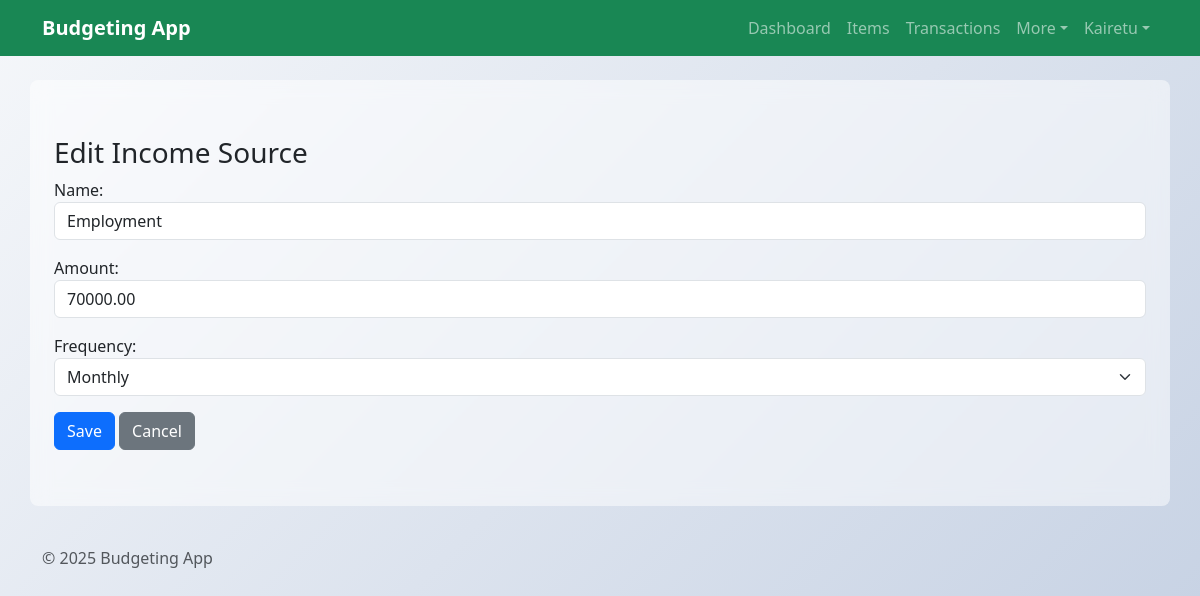
The page /BudgetingApp/incomes/1/edit/ (signed in) on the database its author committed.
### BudgetingApp/models.py (models this page shows, shortened)
class IncomeSource(models.Model):
    owner = models.ForeignKey(settings.AUTH_USER_MODEL, on_delete=models.CASCADE, null=True, blank=True, related_name='income_sources')
    name = models.CharField(max_length=100)
    amount = models.DecimalField(max_digits=10, decimal_places=2)
    frequency = models.CharField(max_length=50, choices=[
        ('daily', 'Daily'),
        ('weekly', 'Weekly'),
        ('monthly', 'Monthly'),
        ('yearly', 'Yearly')
    ])

### BudgetingApp/views.py (the view)
# urls.py: path('incomes/<int:pk>/edit/', views.IncomeSourceUpdateView.as_view(), name='incomesource-edit'),
class IncomeSourceUpdateView(LoginRequiredMixin, UpdateView):
    model = IncomeSource
    form_class = IncomeSourceForm
    template_name = 'BudgetingApp/IncomeSource_form.html'
    success_url = reverse_lazy('incomesource-list')
    def get_queryset(self):
        return IncomeSource.objects.filter(owner=self.request.user)

### BudgetingApp/forms.py
class IncomeSourceForm(forms.ModelForm):
    class Meta:
        model = IncomeSource
        fields = ['name', 'amount', 'frequency']
        widgets = {
            'name': forms.TextInput(attrs={'class': 'form-control'}),
            'amount': forms.NumberInput(attrs={'class': 'form-control', 'step': '0.01'}),
            'frequency': forms.Select(attrs={'class': 'form-select'}),
        }

### BudgetingApp/templates/BudgetingApp/IncomeSource_form.html (shortened to what this page needs)
{% extends 'BudgetingApp/base.html' %}
{% block content %}
<div class="container py-4">
  <h3>{% if object %}Edit{% else %}Add{% endif %} Income Source</h3>
  <form method="post">{% csrf_token %}
    <div class="mb-3">{{ form.name.label_tag }}{{ form.name }}</div>
    <div class="mb-3">{{ form.amount.label_tag }}{{ form.amount }}</div>
    <div class="mb-3">{{ form.frequency.label_tag }}{{ form.frequency }}</div>
    <button type="submit" class="btn btn-primary">Save</button>
    <a href="{% url 'incomesource-list' %}" class="btn btn-secondary">Cancel</a>
  </form>
</div>
{% endblock %}

### BudgetingApp/templates/BudgetingApp/base.html (shortened to what this page needs)
{% load static %}
<!DOCTYPE html>
<html lang="en">
  <head>
    <link
      href="https://cdn.jsdelivr.net/npm/bootstrap@5.3.2/dist/css/bootstrap.min.css"
      rel="stylesheet"
    />
  </head>
  <body>
    <nav class="navbar navbar-expand-lg navbar-dark bg-success">
      <div class="container">
        <a class="navbar-brand fw-bold" href="{% url 'budget_home' %}"
          >Budgeting App</a
        >
        <div class="collapse navbar-collapse" id="navCollapse">
          <ul class="navbar-nav ms-auto">
            <li class="nav-item">
              <a class="nav-link" href="{% url 'budget_home' %}">Dashboard</a>
            </li>
            <li class="nav-item">
              <a class="nav-link" href="{% url 'budgetitem-list' %}">Items</a>
            </li>
            <li class="nav-item">
              <a class="nav-link" href="{% url 'transaction-list' %}"
                >Transactions</a
              >
            </li>
            <li class="nav-item dropdown">
              <a
                class="nav-link dropdown-toggle"
                href="#"
                id="moreMenu"
                role="button"
                data-bs-toggle="dropdown"
                aria-expanded="false"
                >More</a
              >
            </li>
            {% if user.is_authenticated %}
            <li class="nav-item dropdown">
              <a
                class="nav-link dropdown-toggle"
                href="#"
                id="userMenu"
                role="button"
                data-bs-toggle="dropdown"
                aria-expanded="false"
                >{{ user.username }}</a
              >
            </li>
            {% endif %}
          </ul>
        </div>
      </div>
    </nav>
    <main class="container mt-4">{% block content %}{% endblock %}</main>
    <footer class="text-muted py-3 mt-4">
      <div class="container">&copy; {% now "Y" %} Budgeting App</div>
    </footer>
  </body>
</html>

### BudgetingApp/templates/BudgetingApp/base.html (style rules this page uses)
body { background: linear-gradient(135deg, #f5f7fa 0%, #c3cfe2 100%); background-attachment: fixed; min-height: 100vh; font-family: "Segoe UI", Tahoma, Geneva, Verdana, sans-serif; }
main { background: rgba(255, 255, 255, 0.5); border-radius: 8px; padding: 2rem; margin-top: 2rem; backdrop-filter: blur(10px); }

### rows shown on the page
IncomeSource: name "Employment", amount "70000.00", frequency "Monthly"

### other values the page prints
{{ user.username }} "Kairetu"
